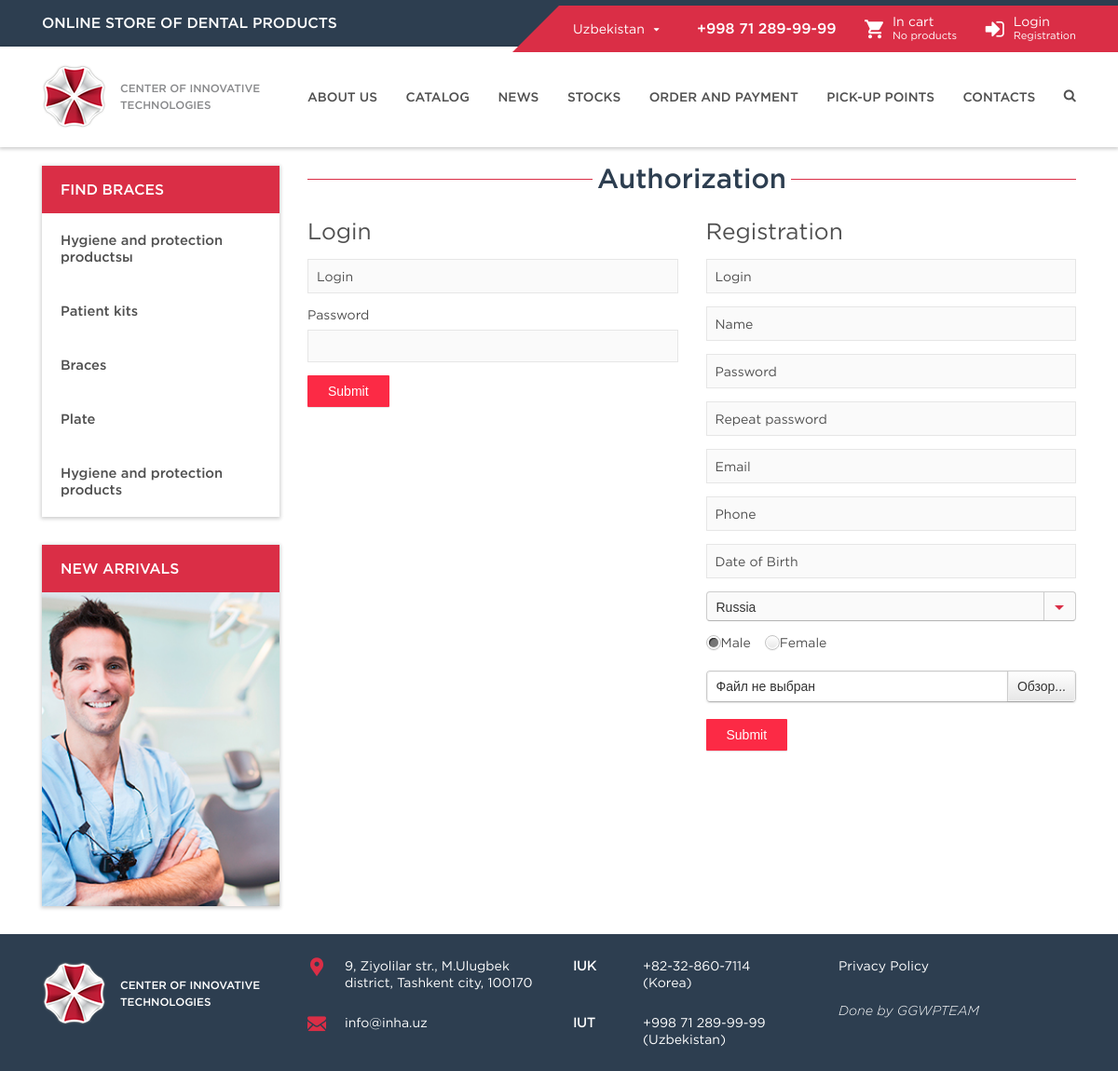
The page /auth/index.php on the database its author committed.
### tables this page shows
CREATE TABLE `logotype` (
  `id` int(4) NOT NULL,
  `title` varchar(255) NOT NULL,
  `img` varchar(255) NOT NULL,
  `link` varchar(255) NOT NULL
);

CREATE TABLE `menu` (
  `id` int(4) NOT NULL,
  `title` varchar(255) NOT NULL,
  `link` varchar(255) NOT NULL
);

CREATE TABLE `contacts` (
  `id` int(11) NOT NULL,
  `title` varchar(255) NOT NULL,
  `value` varchar(255) NOT NULL,
  `icon` varchar(255) NOT NULL,
  `link` varchar(255) NOT NULL,
  `options` varchar(255) NOT NULL
);

### auth/index.php (the view, shortened to what this page needs)
<?php require($_SERVER['DOCUMENT_ROOT'].'/template/header.php') ?>
<div class="row">
	<div class="col-6">
		<form  method="POST" enctype="multipart/form-data">
	<h3>Login</h3>
	<div class="form-group br_input">
		<label>Login</label>
		<input type="text" class="form-control"  name="auth_login" required="">
	</div>
	<div class="form-group hidden_password">
		<label>Password</label>
		<input type="password" class="form-control" name="auth_password">
	</div>
	<button type="submit" class="btn red" name="auth_submit">Submit</button>
</form>
	</div>
    <div class="col-6">
        <form class="application" method="POST" enctype="multipart/form-data">
            <h3>Registration</h3>
            <div class="form-group  br_input">
                <label>Login</label>
                <input type="text" class="form-control" name="reg_login" required pattern="[a-z]{1,10}" title="The login field must contain lowercase Latin letters and from 1 to 10 characters">
            </div>
            <div class="form-group br_input">
                <label>Name</label>
                <input type="text" class="form-control"  name="reg_name" required pattern="[A-Za-zА-Яа-яЁё]{1,10}" title="Name field must contain lowercase Latin letters and from 1 to 10 characters">
            </div>
            <div class="form-group br_input">
                <label>Password</label>
                <input type="password" class="form-control" name="reg_password" required pattern="[A-Za-z0-9]{8,16}" title="Password field must contain lowercase Latin letters and numbers and from 8 to 16 characters">
            </div>
            <div class="form-group br_input">
                <label>Repeat password</label>
                <input type="password" class="form-control" name="reg_repassword2" required pattern="[A-Za-z0-9]{8,16}" title="Password field must contain lowercase Latin letters and numbers and from 8 to 16 characters">
            </div>
            <div class="form-group br_input">
                <label>Email</label>
                <input type="email" class="form-control" name="reg_email" required  pattern="[a-zA-Z0-9._%+-]+@[a-z0-9.-]+\.[a-zA-Z]{2,4}">
            </div>
            <div class="form-group br_input">
                <label>Phone</label>
                <input type="tel" class="form-control" name="reg_tel" required pattern="\+998\-[0-9]{3}\-[0-9]{3}\-[0-9]{2}\-[0-9]{2}">
            </div>
            <div class="form-group br_input" >
                <label>Date of Birth</label>
                <input type="text" class="form-control" id="datepicker" autocomplete="off" name="reg_date" pattern="[0-9]{2}\-[0-9]{2}\-[0-9]{4}">
            </div>
            <div class="form-group">
            </div>
            <div class="form-group gender_choose">
                <label>
                    <span>Male</span>
                </label>
                <label>
                    <span>Female</span>
                </label>
            </div>
            <div class="form-group ">
            </div>
            <button type="submit" class="btn red" name="reg_submit">Submit</button>
        </form>
    </div>
</div>
<?php require($_SERVER['DOCUMENT_ROOT'].'/template/footer.php') ?>

### includes/logotype.php
<?php
	$query_logotype=mysqli_query($connect,'SELECT * FROM `logotype` WHERE id="1"');
	while ($logo=mysqli_fetch_assoc($query_logotype)) {
?>
<a href="<?php echo $logo['link']?>" class="br_logotype navbar-brand">
    <img class="logotransform" src="<?php echo $logo['img']?>" alt="<?php echo $logo['title']?>">
    <span><?php echo $logo['title']?></span>
</a>
<?php
	}
?>

### includes/main_menu.php
<?php
	$query_menu=mysqli_query($connect,'SELECT * FROM `menu`');
	while ($menu=mysqli_fetch_assoc($query_menu)) {
?>
<li>
	<a href="/<?php echo $menu['link']?>"><?php echo $menu['title']?></a>
</li>
<?php
	}
?>

### includes/contacts.php
<?php
	$query_contacts=mysqli_query($connect,'SELECT `value`,`icon`,`link` FROM `contacts` WHERE id IN (1,2)');
	$i=0;
	while ($contact=mysqli_fetch_assoc($query_contacts)) {
		$i++;
?>
	<div class="line">
        	<i class="icon-<?php echo $contact['icon']?>"></i>
        <span>
<?php
	if ($i==2){
?>		<a href="mailto:<?php echo $contact['link']?>">
			<?php echo $contact['value']?></a>
<?php }else{
?>
	<a href="<?php echo $contact['link']?>">
			<?php echo $contact['value']?></a>
<?php } ?>
		</span>
	</div>
<?php
	}
?>

### includes/phone.php
<?php
	$query_contacts=mysqli_query($connect,'SELECT `value`,`title`,`link`,`options` FROM `contacts` WHERE id IN (4,5)');
	while ($contact=mysqli_fetch_assoc($query_contacts)) {
?>
	<div class="line">
		<b><?php echo $contact['title']?></b>
        <span>
			<a href="tel:<?php echo $contact['link']?>">
			<?php echo $contact['value']?></a>
			<small>(<?php echo $contact['options']?>)</small>
		</span>
	</div>
<?php
	}
?>

### includes/copyright.php (shortened to what this page needs)
<?php
	$query_logotype=mysqli_query($connect,'SELECT * FROM `logotype` WHERE id="2"');
	while ($logo=mysqli_fetch_assoc($query_logotype)) {
?>
<div class="br_copyright">
	<span><?php echo $logo['title']?></span>
</div>
<?php
	}
?>

### media/css/template.css (style rules this page uses)
.inp, input[type="text"], input[type="password"], input[type="tel"], input[type="email"], input[type="search"], textarea { height: 35px; padding: 5px 10px; border-width: 1px; border-style: solid; border-color: rgb(230, 230, 230); border-radius: 0; font-size: 15px; color: #000; border-radius: 0px; box-shadow: none !important; background-color: rgb(250, 250, 250); transition: 0.3s linear; }
input[type="text"]::placeholder { color: rgba(0, 0, 0, 0.4); transition: color 0.3s linear; }
input[type="password"]::placeholder { color: rgba(0, 0, 0, 0.4); transition: color 0.3s linear; }
input[type="tel"]::placeholder { color: rgba(0, 0, 0, 0.4); transition: color 0.3s linear; }
input[type="email"]::placeholder { color: rgba(0, 0, 0, 0.4); transition: color 0.3s linear; }
.btn { display: inline-block; vertical-align: middle; color: #fff; font-size: 14px; padding: 6px 20px 6px; line-height: 1.3; border-radius: 1px !important; border-width: 2px !important; border-style: solid; border-color: #fff; box-shadow: 0px 1px 1px rgba(0, 0, 0, 0.1); transition: 0.25s linear; font-family: 'GothamPro-Medium', Arial,sans-serif; height: auto; }
.btn.red { background: #fc2a45; border-color: #fc2a45; }
:root { --font-regular:'gotham_proregular'; --font-medium:'gotham_promedium'; --font-light-italic:'gotham_prolight_italic'; --font-bold:'gotham_probold'; --top-line:#2d3e50; --color-red: #da2e46; }
html, body { height: 100%; margin: 0; width: 100%; font-family: var(--font-regular); font-size: 14px; color:#505050; line-height: 18px; }
.br_logotype { display: flex; align-items: center; text-transform: uppercase; font-size: 12px; text-decoration: none; color: #898a8c !important; font-family: var(--font-medium); }
.br_logotype img { margin-right: 15px; }
.br_logotype span { width: 80%; white-space: normal; }
.br_collapse ul li a { color: #505050; text-decoration: none !important; position: relative; }
.br_collapse ul li a:after { content: ''; display: none; position: absolute; width: 40px; height: 4px; background: var(--color-red); left: 0; bottom: -10px; }
form h3 { margin-bottom: 15px; }
.br_input { position: relative; background-color: rgb(250, 250, 250); border-width: 1px; border-style: solid; border-color: rgb(230, 230, 230); }
.br_input input { background-color: transparent !important; border-width: 0 !important; z-index: 2; position: relative; }
.hidden_password input { padding-right: 30px; }
.br_input label { position: absolute; margin: 0; top: 9px; left: 9px; z-index: 0; transition: all 0.35s linear; }
.gender_choose { display: inline-flex; position: relative; }
.form-group label { display: inline-flex; align-items: center; margin-right: 15px; }
.br_footer .br_logotype { color: #fff !important; }
.br_copyright { display: flex; align-items: center; }
.br_footer .br_copyright span { font-family: var(--font-light-italic); }
.br_contacts .line { display: flex; margin-bottom: 25px; }
.br_contacts .line:last-child { margin-bottom: 0px; }
.br_contacts i { color: var(--color-red); font-size: 20px; margin-right: 20px; }
.br_contacts .line a { color: #fff !important; }
.br_contacts .line b { width: 60px; margin-right: 15px; }
.br_contacts .line small { display: block; font-size: 14px; }
.application { margin-bottom: 15px; }
button { border: none; background-color: #da2e46; outline: none; border-radius: 5px; cursor: pointer; }

### rows shown on the page
logotype: img (picture), title "CENTER OF INNOVATIVE TECHNOLOGIES"
menu: title "ABOUT US"
menu: title "CATALOG"
menu: title "NEWS"
menu: title "STOCKS"
menu: title "ORDER AND PAYMENT"
menu: title "PICK-UP POINTS"
menu: title "CONTACTS"
contacts: value "9, Ziyolilar str., M.Ulugbek district, Tashkent city, 100170"
contacts: value "info@inha.uz"
contacts: title "IUK", value "+82-32-860-7114", options "Korea"
contacts: title "IUT", value "+998 71 289-99-99", options "Uzbekistan"
logotype: title "Done by GGWPTEAM"

### other values the page prints
$pagename "Authorization"
